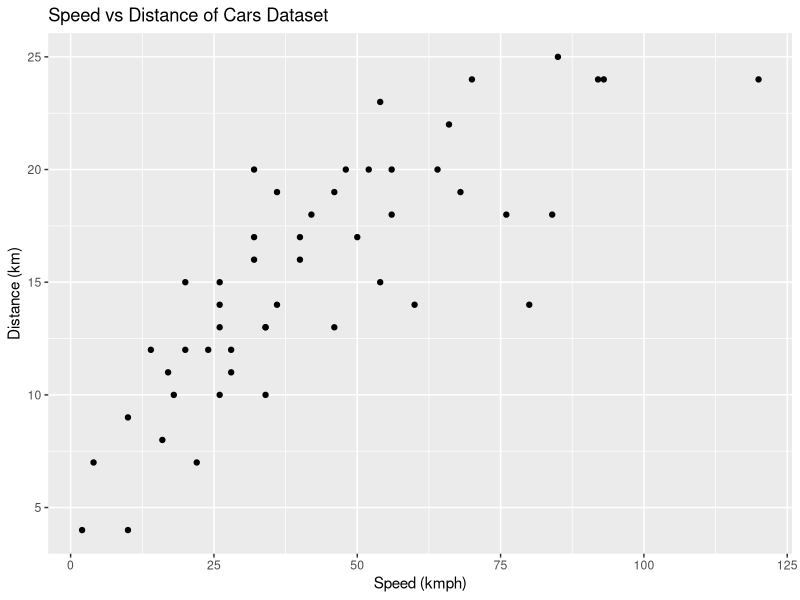
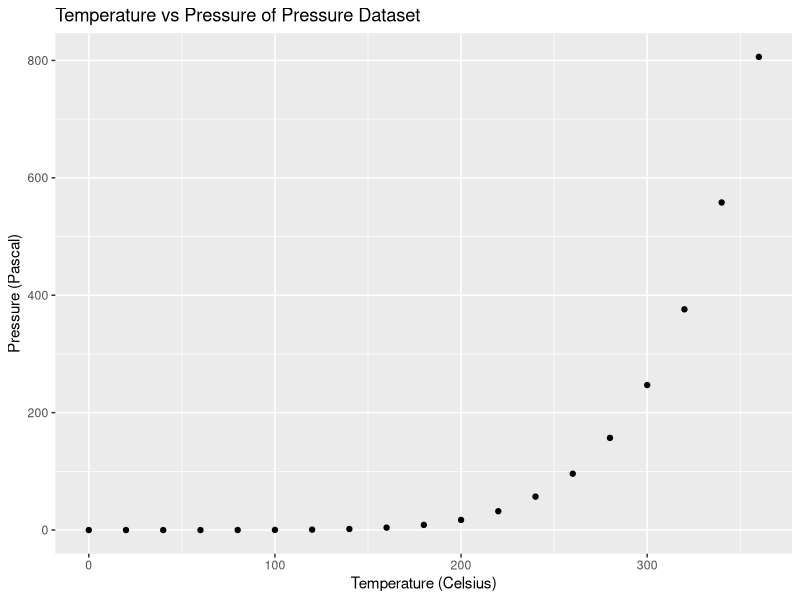
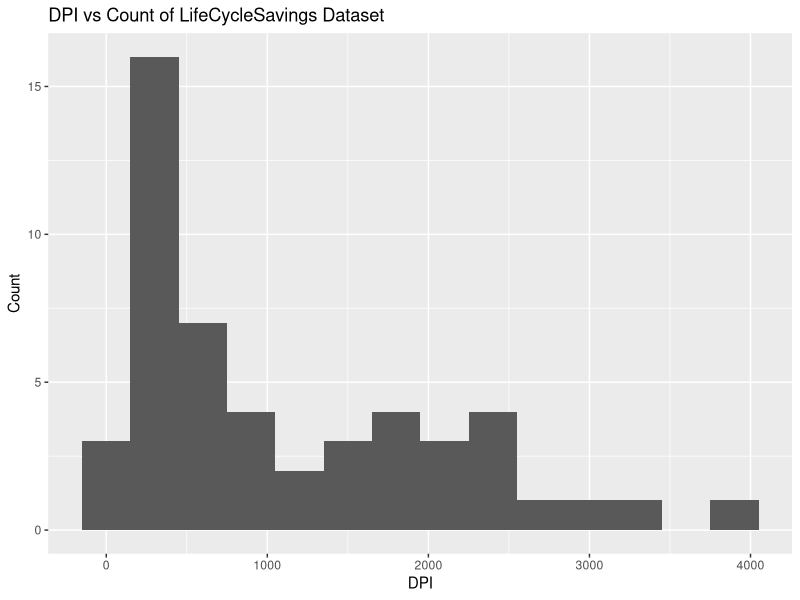
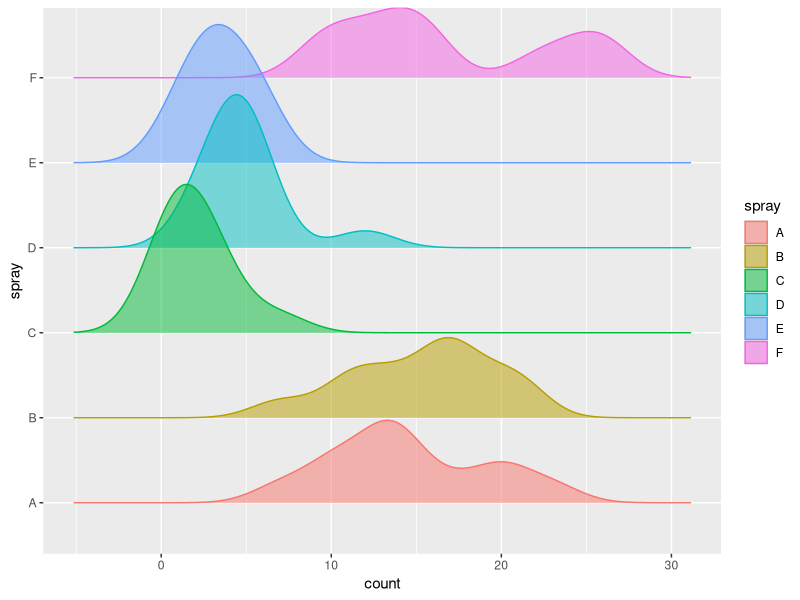

Reproduce these figures in R, in order.
## ---- chunk 1
library(datasets)
library(ggplot2)
ggplot(cars,aes(x=dist,y=speed)) + geom_point() + labs(title="Speed vs Distance of Cars Dataset",x="Speed (kmph)",y="Distance (km)")
## ---- chunk 2
library(datasets)
library(ggplot2)
ggplot(pressure,aes(x=temperature ,y=pressure)) + geom_point() + labs(title="Temperature vs Pressure of Pressure Dataset",x="Temperature (Celsius)",y="Pressure (Pascal)")
## ---- chunk 3
library(datasets)
library(ggplot2)
ggplot(LifeCycleSavings, aes(x = dpi)) + geom_histogram(binwidth = 300) + labs(title="DPI vs Count of LifeCycleSavings Dataset",x="DPI",y="Count")
## ---- chunk 4
library(datasets)
library(ggplot2)
library(ggridges)
ggplot(InsectSprays, aes(x = count, y = spray, fill = spray, color = spray))+ geom_density_ridges(alpha = 0.5)
